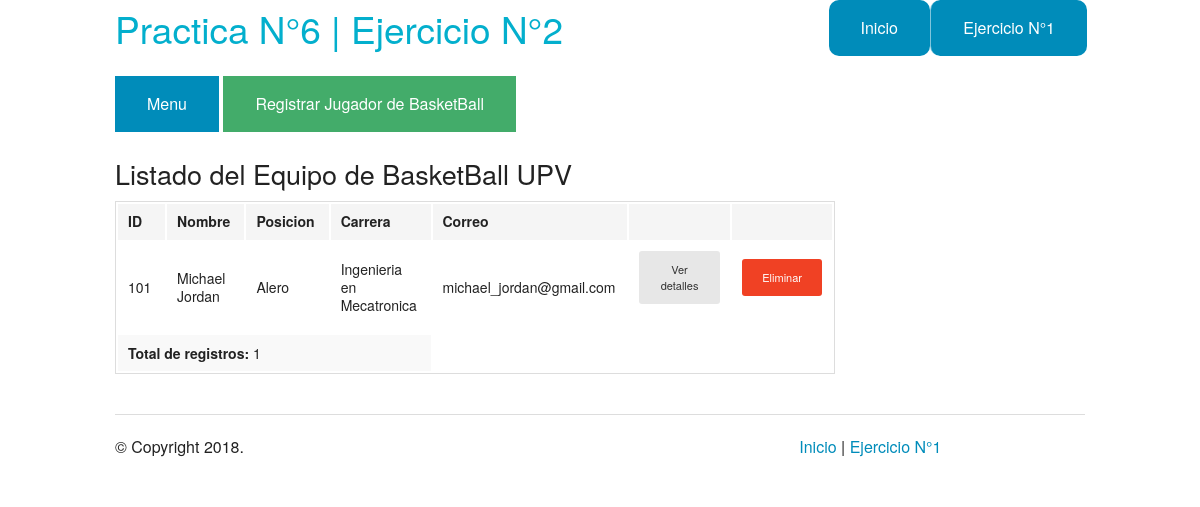
/Ejercicio2/basketball.php, run on the app's committed database.
### tables this page shows
CREATE TABLE `sport` (
  `id` int(11) NOT NULL,
  `name` varchar(256) NOT NULL,
  `position` varchar(256) NOT NULL,
  `carrier` varchar(256) NOT NULL,
  `email` varchar(256) NOT NULL,
  `sport` varchar(256) NOT NULL
);

### Ejercicio2/basketball.php (the view, shortened to what this page needs)
<?php
    include_once('utilities.php');
    $query = "SELECT COUNT(*) as players FROM sport";
    $statement = $pdo->prepare($query);
    $statement->execute();
    $results = $statement->fetchAll();
    $total_players = $results[0]['players'];
    $query = "SELECT * FROM sport";
    $statement = $pdo->prepare($query);
    $statement->execute();
    $players = $statement->fetchAll();
?>
<!doctype html>
<html class="no-js" lang="en">
    <head>
        <link rel="stylesheet" href="../css/foundation.css" />
    </head>
    <body>
    <?php require_once('header.php'); ?>
        <div class="row">
            <div class="large-9 columns">
                <a href="index.php" class="button">Menu</a>
                <a href="new_basketball_player.php" class="button success">Registrar Jugador de BasketBall</a>
                <div class="section-container tabs" data-section>
                    <section class="section">
                        <div class="content" data-slug="panel1">
                <?php
                    if($total_players){
                ?>
                           <h3>Listado del Equipo de BasketBall UPV</h3>
                            <table>
                                <thead>
                                    <tr>
                                        <th width="200">ID</th>
                                        <th width="250">Nombre</th>
                                        <th width="250">Posicion</th>
                                        <th width="250">Carrera</th>
                                        <th width="250">Correo</th>
                                        <th width="250"></th>
                                        <th widht="250"></th>
                                    </tr>
                                </thead>
                                <tbody>
                            <?php
                                $i=0;
                                $basketball_player = 0;
                                while($i<$total_players){
                                    if($players[$i]['sport']=="BasketBall"){
                                        $id_player = $players[$i]['id'];
                                        $basketball_player++;
                            ?>
                                    <tr>
                                        <td> <?php echo $players[$i]['id'];?> </td>
                                        <td> <?php echo $players[$i]['name'];?> </td>
                                        <td> <?php echo $players[$i]['position'];?> </td>
                                        <td> <?php echo $players[$i]['carrier'];?> </td>
                                        <td> <?php echo $players[$i]['email'];?> </td>
                                        <td><a <?php echo "href='details_basketball_player.php?id=$id_player'"; ?> class="button radius tiny secondary">Ver detalles</a></td>
                                        <td><a <?php echo "href='delete_basketball_player.php?id=$id_player'"; ?> class="button radius tiny alert" onclick="alertaEliminar()">Eliminar</a></td>
                                    </tr>
                            <?php
                                    }
                                    $i++;
                                }
                            ?>
                                    <tr>
                                        <td colspan="4"><b>Total de registros: </b><?php echo $basketball_player;?></td>
                                    </tr>
                                </tbody>
                            </table>
              <?php
                  }else{
              ?>
              No hay registros
              <?php
                  }
              ?>
                        </div>
                    </section>
                </div>
            </div>
        </div>
    <?php require_once('footer.php'); ?>

### data on the page
sport: id "101", name "Michael Jordan", position "Alero", carrier "Ingenieria en Mecatronica", email "michael_jordan@gmail.com"

### other printed values
$basketball_player "1"
